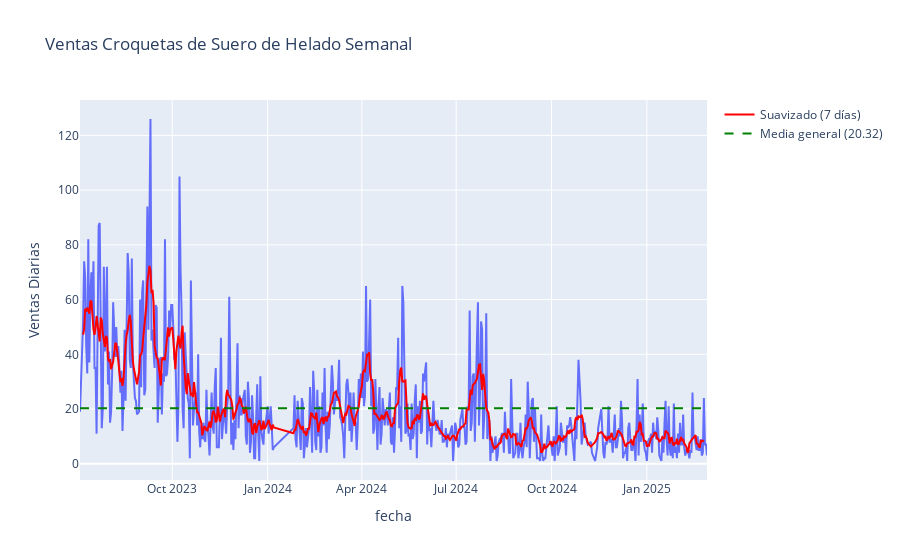

Notebook code for this chart:
### Markdown cell above
NOTA: Se realiza análisis diario ya que se intentó realiar semanal pero da muy pocos resultados aproximadamente 70 vaores a partir del pequeño tamaño del dataset. Además que aprovecha las ventajas de algunos modelos que permiten ajustar estacionalidad

### Code cell
# Suavisando con Media Móvil en un período semanal. 
nivel_suavizado = df_top_producto['cantidad'].rolling(window=7, center=True).mean()
media_general = df_top_producto['cantidad'].mean()

fig = px.line(df_top_producto, x=df_top_producto.index, y='cantidad', title='Ventas Croquetas de Suero de Helado Semanal',  labels={'cantidad': 'Ventas Diarias'})
fig.add_scatter(x=df_top_producto.index, y=nivel_suavizado, mode='lines', name='Suavizado (7 días)', line=dict(color='red'))
fig.add_trace(go.Scatter(x=[df_top_producto.index.min(), df_top_producto.index.max()], y=[media_general, media_general], mode='lines', name=f"Media general ({media_general:.2f})", line=dict(color='green', dash='dash')))
fig.show()

### Figure 1 — Plotly figure (JSON) as saved in the notebook; plotly's stock layout.template omitted (floating-point values rounded to 4 significant figures; data arrays with more than 128 entries replaced by an {"elided": "..."} marker saying what was removed)
{"data": [{"hovertemplate": "fecha=%{x}<br>Ventas Diarias=%{y}<extra></extra>", "legendgroup": "", "line": {"color": "#636efa", "dash": "solid"}, "marker": {"symbol": "circle"}, "mode": "lines", "name": "", "orientation": "v", "showlegend": false, "type": "scatter", "x": {"elided": "565 str values"}, "xaxis": "x", "y": {"elided": "565 int values"}, "yaxis": "y"}, {"line": {"color": "red"}, "mode": "lines", "name": "Suavizado (7 días)", "type": "scatter", "x": {"elided": "565 str values"}, "y": {"elided": "565 float values"}}, {"line": {"color": "green", "dash": "dash"}, "mode": "lines", "name": "Media general (20.32)", "type": "scatter", "x": ["2023-07-04T00:00:00", "2025-02-28T00:00:00"], "y": [20.32, 20.32]}], "layout": {"legend": {"tracegroupgap": 0}, "title": {"text": "Ventas Croquetas de Suero de Helado Semanal"}, "xaxis": {"anchor": "y", "domain": [0, 1], "title": {"text": "fecha"}}, "yaxis": {"anchor": "x", "domain": [0, 1], "title": {"text": "Ventas Diarias"}}}}
